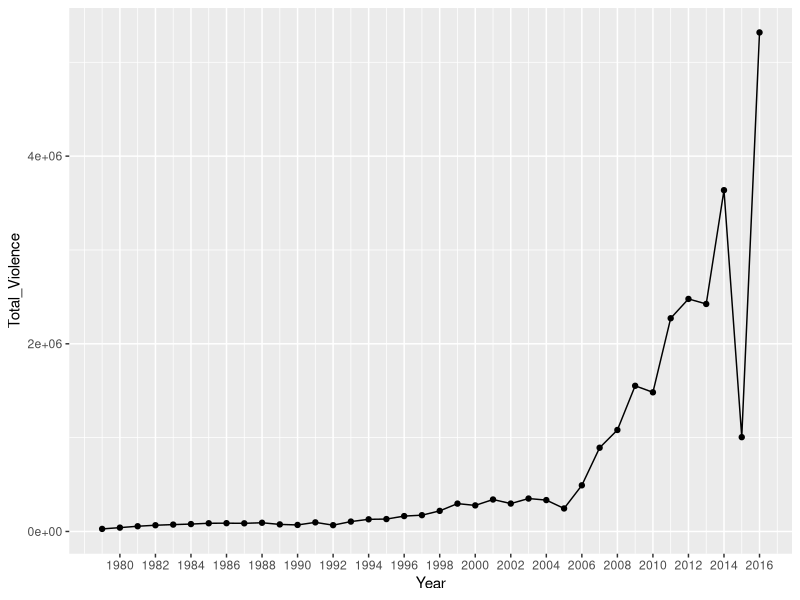

The R source for this figure:
library(ggplot2)
data = read.csv('full_data.csv')

###### Total Violence for all years
ggplot(data, aes(x=Year, y=Total_Violence)) +
  geom_line() +
  geom_point() + 
  scale_x_continuous(breaks=seq(1980,2016,2))



###### Total Peaceful actions for all years
# ggplot(data, aes(x=Year, y=Total_Peace)) +
#   geom_line() +
#   geom_point() +
#   scale_x_continuous(breaks=seq(1980,2016,2))


